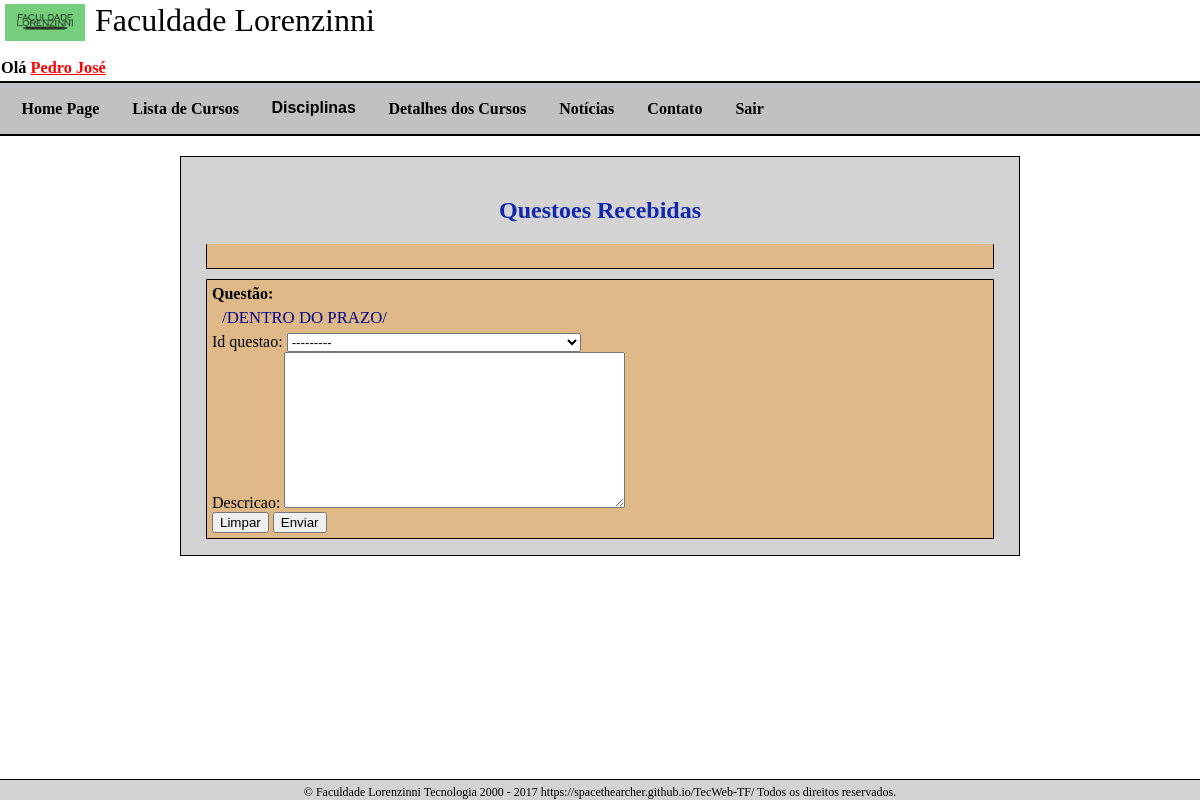
Page /QuestoesRecebidas/ (signed in) on the earlier database version.
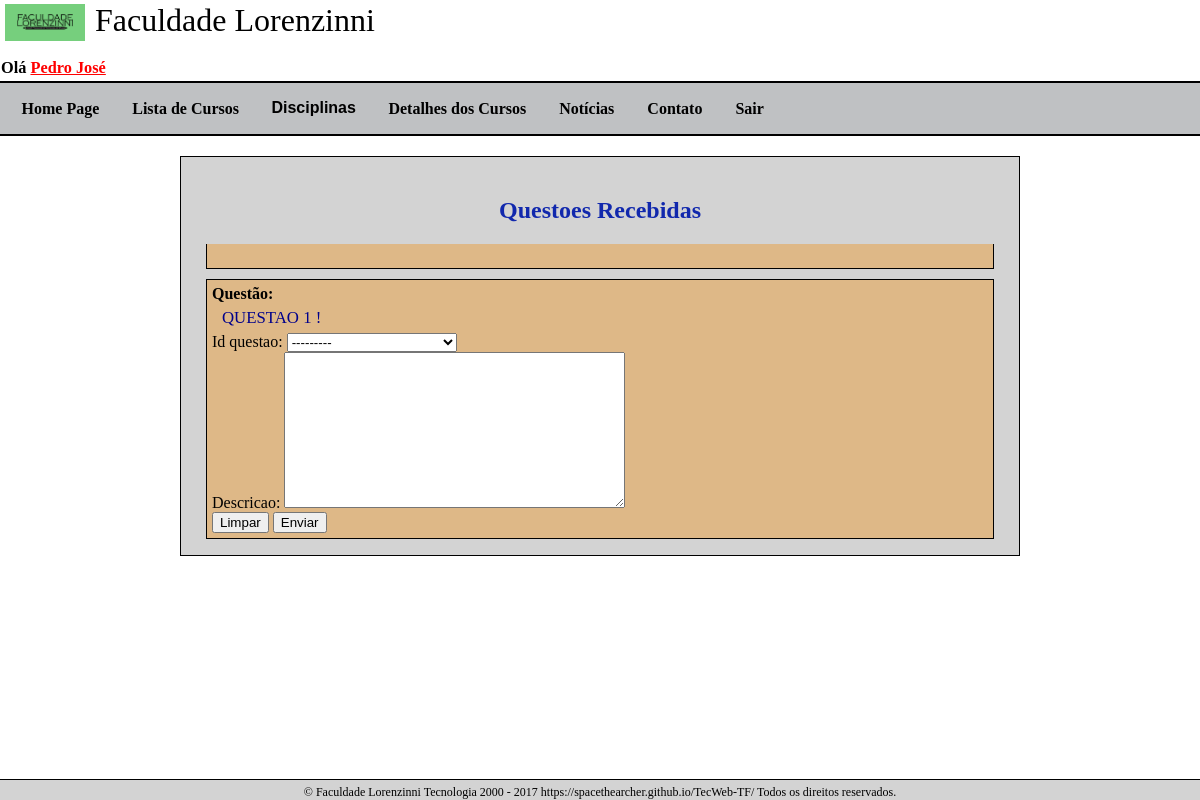
Same page on the later database version.
### core/models.py (models this page shows)
class Questao(models.Model):
    id_professor_questao = models.ForeignKey(Professor, on_delete=models.CASCADE)
    id_turma_questao = models.ForeignKey(Turma, on_delete=models.CASCADE)  # Field name made lowercase.
    numero = models.IntegerField(db_column='Numero')  # Field name made lowercase.
    data_limite_entrega = models.DateField(db_column='Data_Limite_Entrega', max_length=10, help_text="DD/MM/AAAA")  # Field name made lowercase.
    descricao = models.TextField(db_column='Descricao')  # Field name made lowercase. This field type is a guess.
    data = models.DateTimeField(db_column='Data', max_length=10, auto_now_add=True)  # Field name made lowercase.
    class Meta:
        db_table = 'Questao'
        unique_together = (('id_turma_questao', 'numero'),)
    def __str__(self):
        return 'Questao ' + str(self.numero) + ' ' + self.descricao
    def prazo(self, agora):
        return self.data_limite_entrega > agora

### core/views.py (the view)
# urls.py: url(r'^QuestoesRecebidas/', page_responder_questao),
@login_required(login_url="/Login")
@user_passes_test(checa_aluno)
def page_responder_questao(request):
    agora = date.today()
    respondidas = []
    exibir = []
    esconder = []
    for questoes in Questao.objects.all():
        for respostas in Resposta.objects.all():
            if respostas.id_questao == questoes:
                if respostas.id_aluno == Aluno.objects.get(id=request.user.id):
                    respondidas.append(questoes)
        else :
            if questoes.prazo(agora):
                exibir.append(questoes)
            else:
                esconder.append(questoes)
    tuple(exibir)
    tuple(esconder)
    tuple(respondidas)
    if request.method == 'POST' :
        form = RespostaForm(request.POST)
        respostas = form.save(commit=False)
        respostas.data_de_envio = agora
        respostas.data_avaliacao = agora
        respostas.id_aluno = Aluno.objects.get(nome=request.user.nome)
        if form.is_valid():
            respostas.save()
            print("RESPOSTA ENVIADA")
            return redirect('/QuestoesRecebidas')
        else:
            print("PRAZO VENCIDO")
    else :
        form = RespostaForm()
        print("GET")
    contexto = {
        "form":form,
        "exibir":exibir,
        "esconder":esconder,
        "respondidas":respondidas
    }
    return render(request, "QuestoesRecebidas.html", contexto)

### core/forms.py
class RespostaForm(forms.ModelForm):
    class Meta :
        model = Resposta
        fields = ["id_questao", "descricao"]

### core/models.py (called while the page is built)
    def __str__(self):
        return self.nome

### core/views.py (called while the page is built)
def checa_aluno(usuario):
    return usuario.perfil == "A" or usuario.perfil == "C"

### core/templates/QuestoesRecebidas.html (shortened to what this page needs)
{% extends 'base.html' %}
{% block scripts %}
    <link rel="stylesheet" type="text/css" href="/static/css/site.css">
    <link rel="stylesheet" type="text/css" href="/static/css/AvisosAluno.css">
{% endblock %}
{% block conteudo %}
    <div class="mensagembox">
        <h1> Questoes Recebidas </h1>
        <div class="display">
        {% for questao in exibir %}
            {% if questao in respondidas %}
                <div class="mensagem">
                </div>
            {% else %}
                <div class="mensagem">
                <div class="textoCall">Questão:</div> <div class="texto"> {{questao.descricao}} </div>
                <form class="AvisoForm" method="POST">
                    {% for field in form %}
                        <div class="DivInput">{{ field.label_tag }} {{ field }}</div>
                    {% endfor %}
                    <button class="botaoReset" type="reset">Limpar</button>
                    <button class="botaoLogin" type="submit">Enviar</button><br/>
                </form>
                    </div>
            {% endif %}
        {% endfor %}
        </div>
    </div>
{% endblock %}

Differences in the rows shown:
changed Questao: descricao "/DENTRO DO PRAZO/" → "QUESTAO 1 !"
